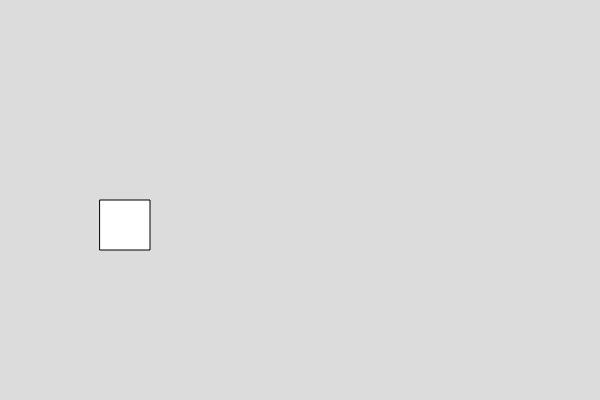
Frame 1 (no input)
Frame 60 (no input): identical to frame 1, image omitted
Frame 120 (the mouse pressed at the canvas centre since frame 60): identical to frame 1, image omitted

The p5.js sketch that drew this single still picture (run headless with seeded random() and noise() and a simulated clock; from frame 60 on, the mouse is pressed at the canvas centre):

// p5.js sketch
// ── sketch.js

var box1;

function setup() {
  createCanvas(600, 400);
  box1 = new Box();
}

function draw() {
  background(220);
box1.show();
}


// ── box.js
class Box
//class followed by the name of the class Box
  {
    constructor()
    // constructor is used to initialie the object
    {
      this.x =100;
      // this is used to refer to the object
      this.y = 200
      this.w = 50;
      this.h = 50;
    }
    
    show()
    {
      rect(this.x,this.y,this.w,this.h)
    }
    
    //write function to set the width of the box
    set_width(){
      this.w = 1
    }

  }

  
